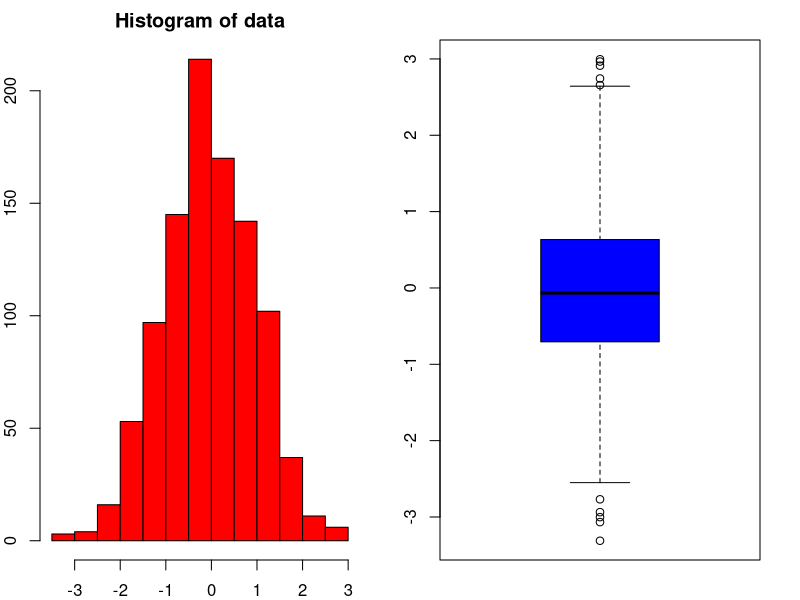

This figure's R source:
# test git version control in Rstudio

data <- rnorm(1000)
par(mfrow=c(1,2),mar=c(2,2,2,2))

hist(data,col='red')
boxplot(data,col='blue')
